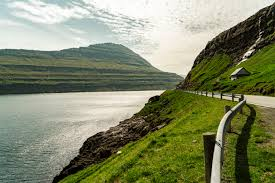
#> input picture Online-test/faroe_island_3.jpg, 275 x 183 px; its folder holds 3 pictures in this run
$ python assignment.py
#> lines starting #> are read from the running program, lines starting #| are printed output that depends on the picture; after the words box and inside, x2 and y2 are one past the last pixel; in counts of white or black regions, pixels touching at a corner belong together
import cv2
import numpy as np
import os
import concurrent.futures

# Function to create a binary mask and count pixels
def process_image(file_path):
    # Read the image
    image = cv2.imread(file_path)

    if image is None:
        print(f"Failed to read image: {file_path}")
        return 0  # If the image could not be read, return 0

    # Create a binary mask where all 3 channels are above 200
    mask = np.all(image > 200, axis=-1).astype(np.uint8) * 255

    # Write the mask image as a PNG (lossless)
    mask_file_path = os.path.splitext(file_path)[0] + '_mask.png'
    cv2.imwrite(mask_file_path, mask)

    # Count the number of pixels where the mask is max (255)
    count_max_pixels = np.sum(mask > 0)

    return count_max_pixels

def main(image_folder):
#> called with image_folder = 'C:\\Users\\Shruthi\\Downloads\\Online-test'
    total_count = 0
    image_files = []
    results=[]
    # Walk through the directory and its subdirectories
    for root, _, files in os.walk(image_folder):
        for file in files:
            if file.endswith('.jpg'):
                image_files.append(os.path.join(root, file))
    # import pdb;pdb.set_trace()

    for image in image_files:
        out=process_image(image)
#> in process_image, image is the input picture: shape (183, 275, 3); mean B, G, R 105.7, 136, 130.3
#> in process_image, `mask = np.all(image > 200, axis=-1).astype(np.uint8) * 255`:
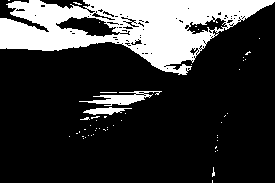
#> mask: shape (183, 275); 22.3% white; 52 white regions (49 under 20 px), largest, box (x1, y1, x2, y2) and area: (0, 0, 275, 75) 10332, (79, 91, 162, 106) 504, (83, 107, 132, 115) 213
#> in process_image, `count_max_pixels = np.sum(mask > 0)`: count_max_pixels = 11199
#> out = 11199
        results.append(out)
#> pass 2 of the loop in main, `for image in image_files:`:
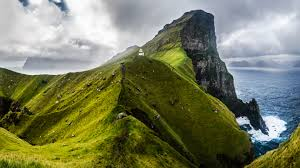
#> input picture Online-test/faroe_island_2.jpg, 300 x 168 px
#> in process_image, image is the input picture: shape (168, 300, 3); mean B, G, R 95.3, 125.3, 121.1
#> in process_image (call 2), `mask = np.all(image > 200, axis=-1).astype(np.uint8) * 255`:
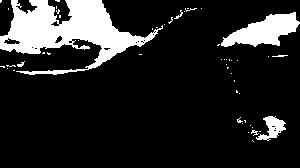
#> mask: shape (168, 300); 14.7% white; 51 white regions (44 under 20 px), largest, box (x1, y1, x2, y2) and area: (0, 0, 163, 75) 5307, (221, 12, 300, 47) 1482, (256, 116, 286, 141) 356
#> count_max_pixels = 7399


    # Sum the counts from all processed images
    total_count = sum(results)
#> total_count = 18598

    # Log the total count of pixels where the mask is max
    print(f"Total number of pixels where the mask is max: {total_count}")
#| Total number of pixels where the mask is max: 18598

if __name__ == "__main__":
    image_folder = r"C:\Users\Shruthi\Downloads\Online-test"  # Specify the folder containing jpg images
    main(image_folder)
